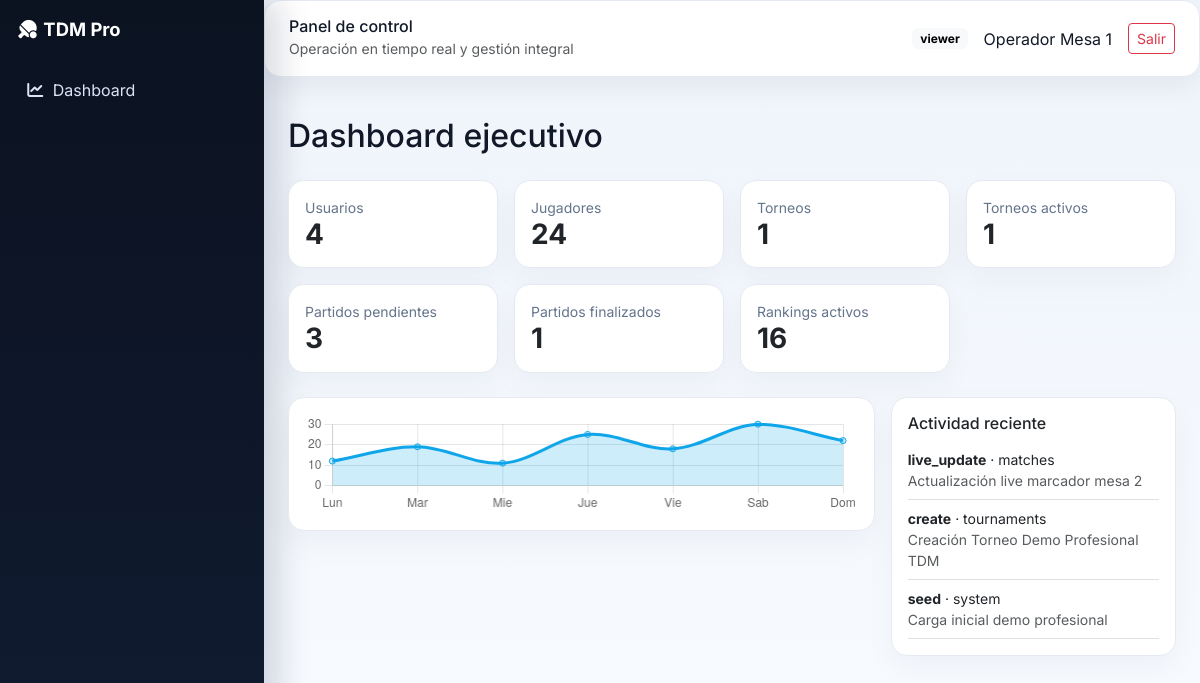
The app's page /admin/dashboard (signed in) with its own data.
### tables this page shows
CREATE TABLE audit_logs (id BIGINT AUTO_INCREMENT PRIMARY KEY,user_id INT,action VARCHAR(80),module_name VARCHAR(80),description TEXT,ip_address VARCHAR(50),created_at DATETIME,FOREIGN KEY (user_id) REFERENCES users(id));

### app/Core/Controller.php (called while the page is built, shortened)
<?php
abstract class Controller
{
    protected function render(string $view, array $data = []): void
    {
        view($view, $data);
    }
}

### app/Controllers/DashboardController.php (called while the page is built, shortened)
<?php
class DashboardController extends Controller
{
    public function index(): void
    {
        $model = new Dashboard();
        $metrics = $model->metrics();
        $activities = $model->recentActivity();
        $this->render('dashboard/index', compact('metrics', 'activities'));
    }
}

### index.php (called while the page is built, shortened)
<?php
require BASE_PATH . '/app/helpers/functions.php';
spl_autoload_register(function (string $class): void {
    $prefix = 'App\\';
    $relative = substr($class, strlen($prefix));
    $file = BASE_PATH . '/app/' . str_replace('\\', '/', $relative) . '.php';
});
$method = $_SERVER['REQUEST_METHOD'] ?? 'GET';
$requestUri = parse_url($_SERVER['REQUEST_URI'] ?? '/', PHP_URL_PATH) ?: '/';
$uri = '/' . ltrim($requestUri, '/');
$router = new App\Core\Router();
try {
    $router->dispatch($method, $uri);
} catch (\Throwable $exception) {
    error_log(sprintf('[%s] %s in %s:%d', date('c'), $exception->getMessage(), $exception->getFile(), $exception->getLine()));
    http_response_code(200);
    (new App\Controllers\AuthController())->loginForm();
}

### app/Core/Container.php (called while the page is built, shortened)
<?php
class Container
{
    private static array $items = [];
    public static function set(string $key, mixed $value): void
    {
        self::$items[$key] = $value;
    }
    public static function get(string $key): mixed
    {
        return self::$items[$key] ?? null;
    }
}

### app/Core/Database.php (called while the page is built, shortened)
<?php
class Database
{
    private static ?PDO $pdo = null;
    public static function connection(): PDO
    {
        $config = Container::get('config')['db'];
        $dsn = sprintf('mysql:host=%s;port=%s;dbname=%s;charset=%s', $config['host'], $config['port'], $config['database'], $config['charset']);
        try {
            self::$pdo = new PDO($dsn, $config['username'], $config['password'], [
                PDO::ATTR_ERRMODE => PDO::ERRMODE_EXCEPTION,
                PDO::ATTR_DEFAULT_FETCH_MODE => PDO::FETCH_ASSOC,
                PDO::ATTR_EMULATE_PREPARES => false,
            ]);
        } catch (PDOException $exception) {
            http_response_code(500);
            echo 'Error de conexión de base de datos.';
            exit;
        }
        return self::$pdo;
    }
}

### app/Models/Dashboard.php (called while the page is built, shortened)
<?php
class Dashboard extends Model
{
    public function metrics(): array
    {
        $queries = [
            'users' => 'SELECT COUNT(*) c FROM users',
            'players' => 'SELECT COUNT(*) c FROM players',
            'tournaments' => 'SELECT COUNT(*) c FROM tournaments',
            'active_tournaments' => 'SELECT COUNT(*) c FROM tournaments WHERE status="active"',
            'pending_matches' => 'SELECT COUNT(*) c FROM matches WHERE status IN ("scheduled","in_progress")',
            'finished_matches' => 'SELECT COUNT(*) c FROM matches WHERE status="finished"',
            'active_rankings' => 'SELECT COUNT(*) c FROM rankings',
        ];
        $result = [];
        foreach ($queries as $key => $query) {
            $result[$key] = (int)$this->db->query($query)->fetch()['c'];
        }
        return $result;
    }
    public function recentActivity(): array
    {
        return $this->db->query('SELECT action,module_name,description,created_at FROM audit_logs ORDER BY id DESC LIMIT 8')->fetchAll();
    }
}

### app/Core/Model.php (called while the page is built, shortened)
<?php
abstract class Model
{
    public function __construct()
    {
        $this->db = Database::connection();
    }
}

### app/views/dashboard/index.php (the view)
<h2 class="mb-4">Dashboard ejecutivo</h2>
<div class="row g-3 mb-4">
  <div class="col-md-3"><div class="metric card p-3"><small>Usuarios</small><h3><?= e((string)$metrics['users']) ?></h3></div></div>
  <div class="col-md-3"><div class="metric card p-3"><small>Jugadores</small><h3><?= e((string)$metrics['players']) ?></h3></div></div>
  <div class="col-md-3"><div class="metric card p-3"><small>Torneos</small><h3><?= e((string)$metrics['tournaments']) ?></h3></div></div>
  <div class="col-md-3"><div class="metric card p-3"><small>Torneos activos</small><h3><?= e((string)$metrics['active_tournaments']) ?></h3></div></div>
  <div class="col-md-3"><div class="metric card p-3"><small>Partidos pendientes</small><h3><?= e((string)$metrics['pending_matches']) ?></h3></div></div>
  <div class="col-md-3"><div class="metric card p-3"><small>Partidos finalizados</small><h3><?= e((string)$metrics['finished_matches']) ?></h3></div></div>
  <div class="col-md-3"><div class="metric card p-3"><small>Rankings activos</small><h3><?= e((string)$metrics['active_rankings']) ?></h3></div></div>
</div>
<div class="row g-3">
  <div class="col-lg-8"><div class="card p-3"><canvas id="dashboardChart" height="100"></canvas></div></div>
  <div class="col-lg-4"><div class="card p-3"><h6>Actividad reciente</h6><?php foreach($activities as $a): ?><div class="small border-bottom py-2"><b><?= e($a['action']) ?></b> · <?= e($a['module_name']) ?><br><span class="text-muted"><?= e($a['description']) ?></span></div><?php endforeach; ?></div></div>
</div>

### app/views/layouts/main.php (shortened to what this page needs)
<?php $user = auth_user(); ?>
<!doctype html>
<html lang="es">
<head>
  <link rel="stylesheet" href="https://cdn.jsdelivr.net/npm/bootstrap@5.3.3/dist/css/bootstrap.min.css">
  <link rel="stylesheet" href="https://cdnjs.cloudflare.com/ajax/libs/font-awesome/6.5.2/css/all.min.css">
  <link rel="stylesheet" href="/public/assets/css/app.css">
</head>
<body>
<?php if ($user): ?>
<div class="app-shell">
  <?php require BASE_PATH . '/app/views/partials/sidebar.php'; ?>
  <main class="app-main">
    <?php require BASE_PATH . '/app/views/partials/topbar.php'; ?>
    <div class="container-fluid p-4">
      <?php require $viewFile; ?>
    </div>
  </main>
</div>
<?php else: ?>
<div class="public-shell"><?php require $viewFile; ?></div>
<?php endif; ?>
</body>
</html>

### app/views/partials/sidebar.php (shortened to what this page needs)
<aside class="sidebar p-3">
  <div class="brand mb-4"><i class="fa-solid fa-table-tennis-paddle-ball"></i> TDM Pro</div>
  <a href="/admin/dashboard"><i class="fa-solid fa-chart-line"></i> Dashboard</a>
</aside>

### app/views/partials/topbar.php
<header class="topbar px-4 py-3 mb-3">
  <div>
    <h6 class="mb-0">Panel de control</h6>
    <small class="text-muted">Operación en tiempo real y gestión integral</small>
  </div>
  <div class="d-flex align-items-center gap-3">
    <span class="badge text-bg-light"><?= e(auth_user()['role_name'] ?? '') ?></span>
    <span><?= e(auth_user()['name'] ?? '') ?></span>
    <form method="post" action="/logout" class="mb-0"><?= csrf_field(); ?><button class="btn btn-outline-danger btn-sm">Salir</button></form>
  </div>
</header>

### app/Core/Router.php (shortened to what this page needs)
<?php
class Router
{
    private array $routes = [];
    private function add(string $method, string $uri, array $action, array $middlewares): void
    {
        $this->routes[$method][] = compact('uri', 'pattern', 'action', 'middlewares');
    }
    public function dispatch(string $method, string $uri): void
    {
        foreach ($this->routes[$method] ?? [] as $route) {
            if (!preg_match($route['pattern'], $uri, $matches)) {
                continue;
            }
            array_shift($matches);
            [$controllerClass, $controllerMethod] = $route['action'];
            (new $controllerClass())->{$controllerMethod}(...$matches);
            return;
        }
    }
}

### app/helpers/functions.php (shortened to what this page needs)
<?php
function view(string $view, array $data = []): void
{
    extract($data, EXTR_SKIP);
    $viewFile = BASE_PATH . '/app/views/' . $view . '.php';
    require BASE_PATH . '/app/views/layouts/main.php';
    $html = ob_get_clean();
    echo $html;
}
function e(?string $value): string
{
    return htmlspecialchars($value ?? '', ENT_QUOTES, 'UTF-8');
}
function auth_user(): ?array
{
    return $_SESSION['user'] ?? null;
}

### public/assets/css/app.css (style rules this page uses)
:root { --bg:#f3f6fb;--panel:#ffffff;--primary:#0f172a;--accent:#0ea5e9;--text:#111827;--muted:#64748b }
* { font-family:'Inter',sans-serif }
body { background:linear-gradient(180deg,#eff4fb,#f8fbff);color:var(--text) }
.app-shell { display:flex;min-height:100vh }
.app-main { flex:1 }
.sidebar { width:264px;background:linear-gradient(180deg,#0b1220,#111c32);color:#fff;position:sticky;top:0;height:100vh;box-shadow:16px 0 30px rgba(2,20,51,.15) }
.sidebar .brand { font-weight:700;font-size:1.15rem }
.sidebar a { display:flex;gap:.6rem;align-items:center;color:#dbe5f5;text-decoration:none;padding:.62rem .7rem;border-radius:.7rem;margin-bottom:.2rem }
.topbar { display:flex;justify-content:space-between;align-items:center;background:var(--panel);border:1px solid #e5eaf2;border-radius:1rem;box-shadow:0 12px 24px rgba(15,23,42,.05) }
.card { background:var(--panel);border:1px solid #e5eaf2;border-radius:1rem;box-shadow:0 12px 30px rgba(2,20,51,.04) }
.metric h3 { font-weight:700;margin:0 }
.metric small { color:var(--muted) }

### records on screen
audit_logs: action "live_update", module_name "matches", description "Actualización live marcador mesa 2"
audit_logs: action "create", module_name "tournaments", description "Creación Torneo Demo Profesional TDM"
audit_logs: action "seed", module_name "system", description "Carga inicial demo profesional"

### other values on screen
$metrics['users'] "4"
$metrics['players'] "24"
$metrics['tournaments'] "1"
$metrics['active_tournaments'] "1"
$metrics['pending_matches'] "3"
$metrics['finished_matches'] "1"
$metrics['active_rankings'] "16"
